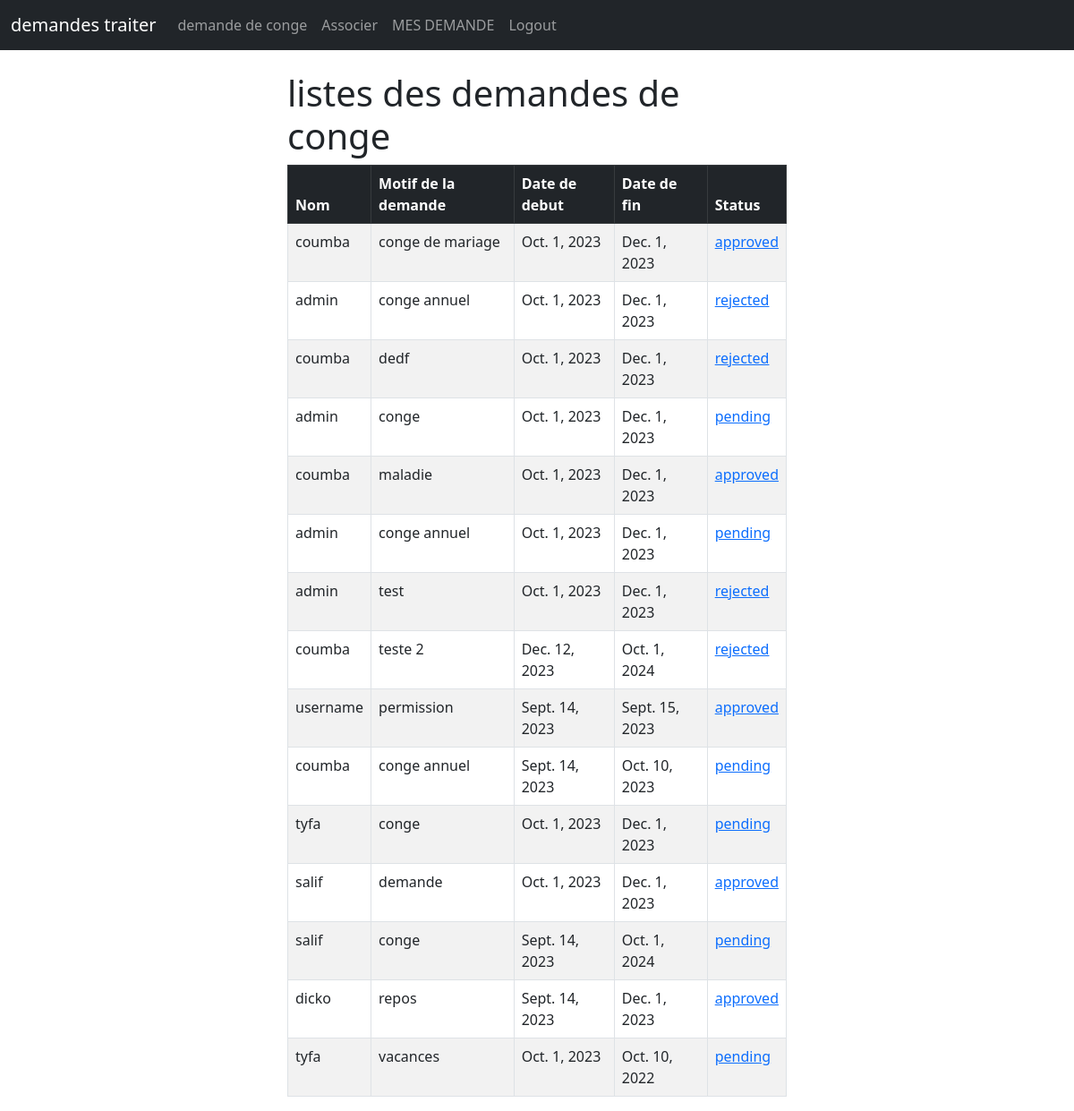
The page /liste/ (signed in) on the database as committed earlier.
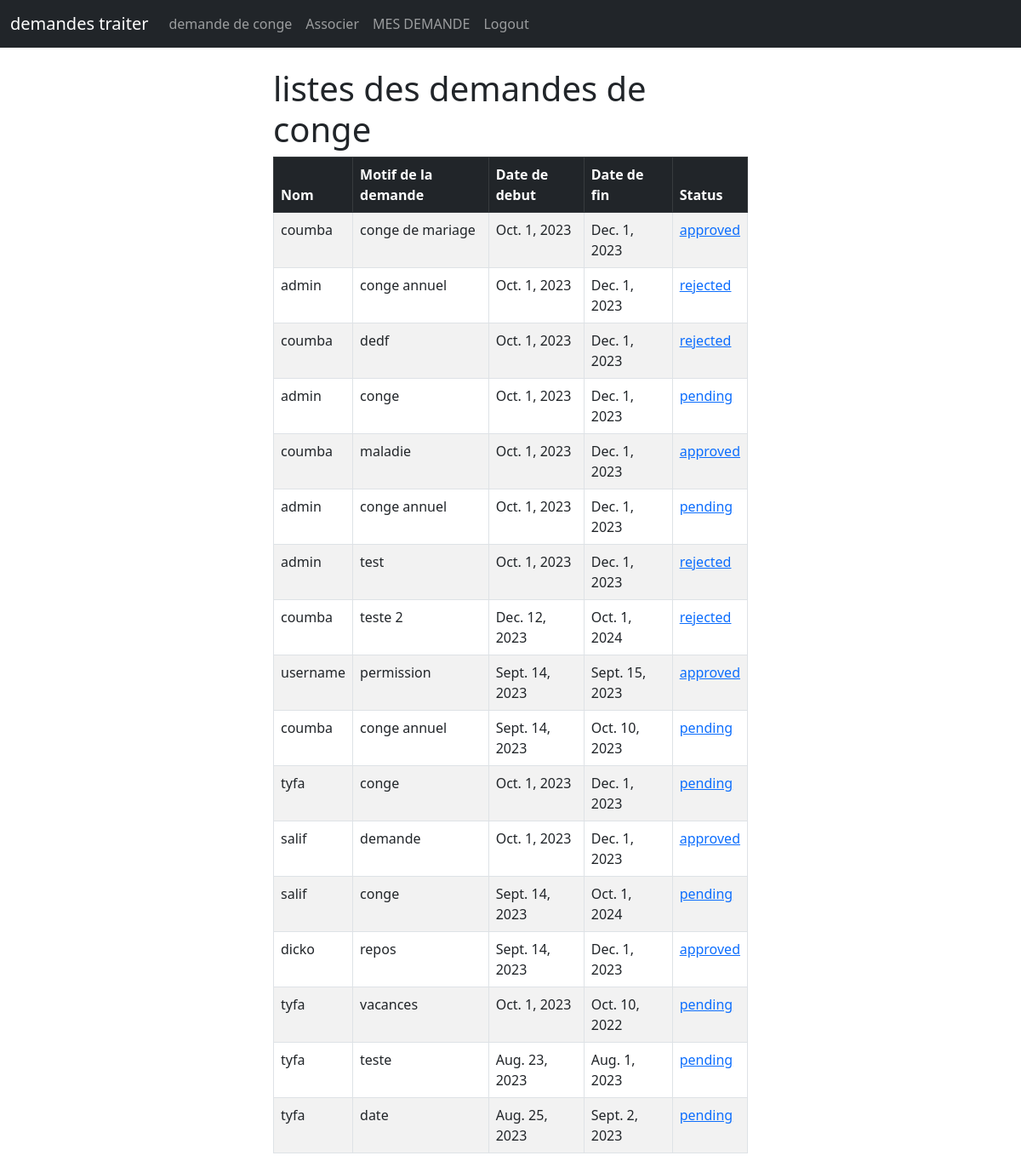
The same page on the database as committed later.
### conge/models.py (models this page shows)
class CongeRequest(models.Model):
    user = models.ForeignKey(User, on_delete=models.CASCADE)
    motif = models.CharField(max_length=200)
    date_depart = models.DateField()
    date_arrivee = models.DateField()
    status = models.CharField(max_length=20, choices=[('pending', 'En attente'), ('approved', 'Approuvé'), ('rejected', 'Rejeté')], default='pending')

### conge/views.py (the view)
# urls.py: path('liste/', views.liste, name='liste'),
def liste(request):
    congerequests = CongeRequest.objects.all()
    if request.method == 'POST':
        username = request.POST['username']
        password = request.POST['password']
        user = authenticate(request, username=username, password=password)
        if user is not None:
            login(request, user)
            messages.success(request, "Vous avez été connecté")
            return redirect('accueil')
        else:
           messages.error(request, "une erreur s'est produite lors de la connexion, veuillez réessayer...")
           return redirect('liste')
    else:
        return render(request, 'liste.html', {'congerequests':congerequests})

### conge/templates/liste.html (shortened to what this page needs)
{% extends 'base.html'%}
{% block content%}
<div class="col-md-6 offset-md-3">
{% if user.is_authenticated %}
<h1>listes des demandes de conge</h1>
<table class="table table-striped table-hover table-bordered">
  <thead class="table-dark">
    <tr>
      <th scope="col">Nom</th>
      <th scope="col">Motif de la demande</th>
      <th scope="col">Date de debut</th>
      <th scope="col">Date de fin</th>
      <th scope="col">Status</th>
    </tr>
  </thead>
  <tbody>
    {% if congerequests %}
      {% for congerequest in congerequests %}
      <tr>
        <td>{{ congerequest.user}}</td>
        <td>{{ congerequest.motif }}</td>
        <td>{{ congerequest.date_depart }}</td>
        <td> {{ congerequest.date_arrivee }}</td>
        <td><a href="{% url 'valider_demande' congerequest.id %}">{{ congerequest.status }}</a></td>
    </tr>
      {% endfor %}
    {% endif %}
  </tbody>
</table>
{% endif %}
{% endblock %}

Rows that differ between the two databases and show on the page:
added CongeRequest: user "tyfa", motif "teste", date_depart "Aug. 23, 2023", date_arrivee "Aug. 1, 2023", status "pending"
added CongeRequest: user "tyfa", motif "date", date_depart "Aug. 25, 2023", date_arrivee "Sept. 2, 2023", status "pending"
